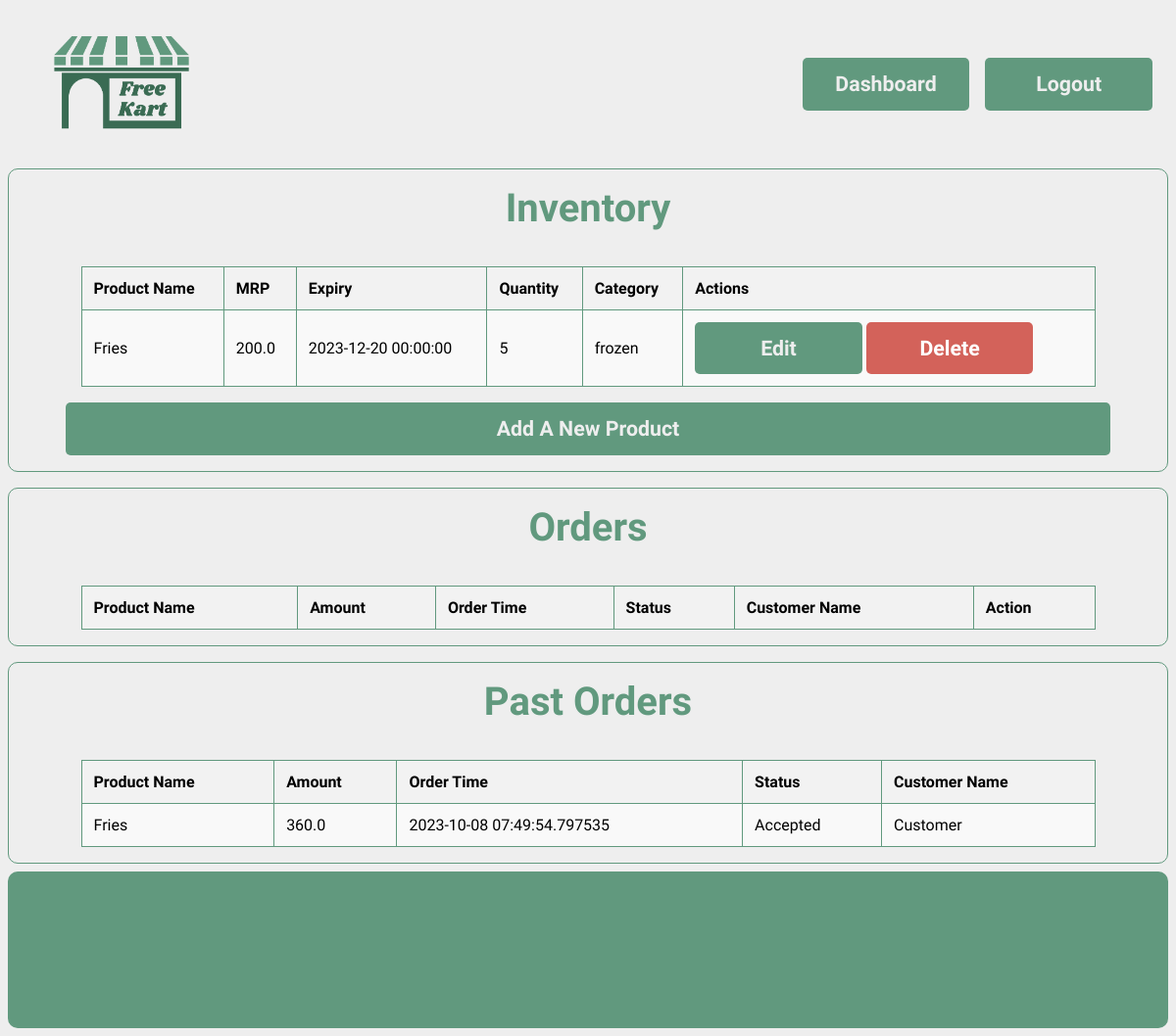
Page /dashboard/ (signed in) on the committed database.
### models.py (models this page shows, shortened)
class Product(db.Model):
    __tablename__ = "products"
    id = db.Column(db.Integer, primary_key=True, autoincrement=True)
    expiry = db.Column(db.DateTime, nullable=False)
    pic = db.Column(db.String(50), nullable=False, default="")
    name = db.Column(db.String(50), nullable=False)
    quantity = db.Column(db.Integer, nullable=False)
    price = db.Column(db.Float, nullable=False)
    category = db.Column(db.String(25), nullable=False)
    seller_id = db.Column(db.Integer, db.ForeignKey('sellers.id'), nullable=False)

class Order(db.Model):
    __tablename__ = "orders"
    id = db.Column(db.Integer, primary_key=True, autoincrement=True)
    quantity = db.Column(db.Integer, nullable=False)
    amount = db.Column(db.Float, nullable=False)
    timestamp = db.Column(db.DateTime, nullable=False)
    status = db.Column(db.String(25), nullable=False)
    customer_id = db.Column(db.Integer, db.ForeignKey('customers.id'), nullable=False)
    product_id = db.Column(db.Integer, db.ForeignKey('products.id'), nullable=False)

### routes/core.py (the view)
@core.route("/dashboard/")
def dashboard():
    seller = auth_seller()
    if not seller:
        return redirect(url_for('core.root'))
    orders = Order.query.join(Product).filter(Product.seller_id == seller.id).all()
    for order in orders:
        order.product_name = Product.query.get(order.product_id).name
        order.customer_name = Customer.query.get(order.customer_id).name
    return render_template("dashboard.html", seller=seller, orders=orders)

### routes/core.py (called while the page is built)
def auth_seller():
    if 'user_id' not in session or 'type' not in session or session['type'] != 'seller':
        return None
    seller = Seller.query.get(session['user_id'])
    if not seller:
        return None
    return seller

### templates/dashboard.html (shortened to what this page needs)
{% extends "base.html" %}
{% block head %}
<link rel="stylesheet" href="{{
    url_for('static', filename = 'css/dashboard.css')
}}">
{% endblock %}
{% block content %}
<inventory>
    <div class="display">
        <div class="heading">
   Inventory
        </div>
        <div class="products">
            <table>
                <tr>
                    <th>Product Name</th>
                    <th>MRP</th>
                    <th>Expiry</th>
                    <th>Quantity</th>
                    <th>Category</th>
                    <th>Actions</th>
                </tr>
                {% for product in seller.products %}
                <tr>
                    <td>{{ product.name }}</td>
                    <td>{{ product.price }}</td>
                    <td>{{ product.expiry }}</td>
                    <td>{{ product.quantity }}</td>
                    <td>{{ product.category }}</td>
                    <td>
                      <button onclick="window.location = '/dashboard/edit/{{ product.id }}'">Edit</button>
                      <button onclick="window.location = '/dashboard/delete/{{ product.id }}'" class="refuse-btn">Delete</button>
                    </td>
                </tr>
                {% endfor %}
            </table>
        </div>
        <div class="add">
            <button id = 'add' onclick="window.location = '/dashboard/add'">
                Add A New Product
            </button>
        </div>
    </div>
    <div class="display">
        <div class="heading">
          Orders
        </div>
        <div class="products">
    <table>
        <tr>
            <th>Product Name</th>
            <th>Amount</th>
            <th>Order Time</th>
            <th>Status</th>
            <th>Customer Name</th>
            <th>Action</th>
        </tr>
    </table>
        </div>
      </div>
    <div class="display">
        <div class="heading">
          Past Orders
        </div>
        <div class="products">
            <table>
                <tr>
                    <th>Product Name</th>
                    <th>Amount</th>
                    <th>Order Time</th>
                    <th>Status</th>
                    <th>Customer Name</th>
                </tr>
                {% for order in orders %}
                {% if order.status != "Pending" %}
                <tr>
                    <td>{{order.product_name}}</td>
                    <td>{{order.amount}}</td>
                    <td>{{order.timestamp}}</td>
                    <td>{{order.status}}</td>
                    <td>{{order.customer_name}}</td>
                </tr>
                {% endif %}
                {% endfor %}
            </table>
        </div>
      </div>
</inventory>
{% endblock %}

### static/css/global.css (style rules this page uses)
:root { --primary : #61997e; --white : #eeeeee; --content-font : 'Signika Negative' }
html { background-color: var(--white); }
* { margin: none; padding: none; border: none; outline: none; }
body { display: flex; flex-direction: column; gap: 0.5em; }
.display { display: flex; flex-direction: column; align-items: center; gap: 1em; padding: 1em; height: auto; border-radius: 10px; border:1px solid var(--primary); }
.heading { font-family: var(--content-font); font-size: 30pt; font-weight: 700; color: var(--primary); }
button { cursor: pointer; background-color: var(--primary); color: var(--white); font-family: var(--content-font); height: 2.5em; font-weight: bold; border-radius: 5px; font-size: 16pt; width: 8em; }
.products { display: grid; width: 90%; grid-template-columns: repeat(auto-fill, minmax(200px, 1fr)); gap: 2em; }

### static/css/dashboard.css (style rules this page uses)
inventory { display: flex; flex-direction: column; gap: 1em; }
.products { display: flex; }
table { font-family: var(--content-font); border-collapse: collapse; width: 100%; margin-top: 20px; }
th, td { border: 1px solid var(--primary); text-align: left; padding: 12px; }
th { background-color: #f2f2f2; }
tr:nth-child(even) { background-color: #f9f9f9; }
#add { width: 50em; }
.refuse-btn { background-color: #d3625a; color: white; }

### rows in the picture
Product: name "Fries", price "200.0", expiry "2023-12-20 00:00:00", quantity "5", category "frozen"
Order: product_name "Fries", amount "360.0", timestamp "2023-10-08 07:49:54.797535", status "Accepted", customer_name "Customer"
